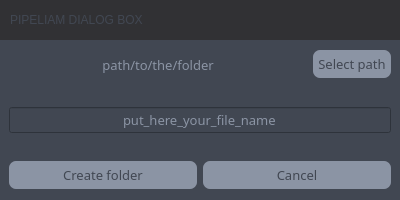
<?xml version="1.0" encoding="UTF-8"?>
<ui version="4.0">
 <class>Dialog</class>
 <widget class="QDialog" name="Dialog">
  <property name="geometry">
   <rect>
    <x>0</x>
    <y>0</y>
    <width>400</width>
    <height>200</height>
   </rect>
  </property>
  <property name="minimumSize">
   <size>
    <width>400</width>
    <height>200</height>
   </size>
  </property>
  <property name="maximumSize">
   <size>
    <width>800</width>
    <height>200</height>
   </size>
  </property>
  <property name="windowTitle">
   <string>Dialog</string>
  </property>
  <layout class="QVBoxLayout" name="verticalLayout">
   <property name="spacing">
    <number>0</number>
   </property>
   <property name="leftMargin">
    <number>0</number>
   </property>
   <property name="topMargin">
    <number>0</number>
   </property>
   <property name="rightMargin">
    <number>0</number>
   </property>
   <property name="bottomMargin">
    <number>0</number>
   </property>
   <item>
    <widget class="QFrame" name="frame_top">
     <property name="maximumSize">
      <size>
       <width>16777215</width>
       <height>40</height>
      </size>
     </property>
     <property name="styleSheet">
      <string notr="true">background-color: #313134;</string>
     </property>
     <property name="frameShape">
      <enum>QFrame::NoFrame</enum>
     </property>
     <property name="frameShadow">
      <enum>QFrame::Raised</enum>
     </property>
     <layout class="QHBoxLayout" name="horizontalLayout">
      <property name="spacing">
       <number>6</number>
      </property>
      <property name="leftMargin">
       <number>0</number>
      </property>
      <property name="topMargin">
       <number>0</number>
      </property>
      <property name="rightMargin">
       <number>0</number>
      </property>
      <property name="bottomMargin">
       <number>0</number>
      </property>
      <item>
       <widget class="QFrame" name="frame_text_2">
        <property name="frameShape">
         <enum>QFrame::NoFrame</enum>
        </property>
        <property name="frameShadow">
         <enum>QFrame::Raised</enum>
        </property>
        <layout class="QHBoxLayout" name="horizontalLayout_6">
         <property name="leftMargin">
          <number>10</number>
         </property>
         <property name="topMargin">
          <number>0</number>
         </property>
         <property name="rightMargin">
          <number>0</number>
         </property>
         <property name="bottomMargin">
          <number>0</number>
         </property>
         <item>
          <widget class="QLabel" name="lab_name_2">
           <property name="styleSheet">
            <string notr="true">font: 63 20pt &quot;Quicksand SemiBold&quot;;
color : #414752</string>
           </property>
           <property name="frameShadow">
            <enum>QFrame::Raised</enum>
           </property>
           <property name="text">
            <string>PIPELIAM DIALOG BOX</string>
           </property>
           <property name="textFormat">
            <enum>Qt::AutoText</enum>
           </property>
           <property name="alignment">
            <set>Qt::AlignLeading|Qt::AlignLeft|Qt::AlignVCenter</set>
           </property>
           <property name="margin">
            <number>0</number>
           </property>
          </widget>
         </item>
        </layout>
       </widget>
      </item>
     </layout>
    </widget>
   </item>
   <item>
    <widget class="QFrame" name="frame_main">
     <property name="styleSheet">
      <string notr="true">background-color: #414752;</string>
     </property>
     <property name="frameShape">
      <enum>QFrame::NoFrame</enum>
     </property>
     <property name="frameShadow">
      <enum>QFrame::Raised</enum>
     </property>
     <layout class="QVBoxLayout" name="verticalLayout_2">
      <property name="leftMargin">
       <number>0</number>
      </property>
      <property name="topMargin">
       <number>0</number>
      </property>
      <property name="rightMargin">
       <number>0</number>
      </property>
      <property name="bottomMargin">
       <number>0</number>
      </property>
      <item>
       <widget class="QFrame" name="frame_active">
        <property name="frameShape">
         <enum>QFrame::NoFrame</enum>
        </property>
        <property name="frameShadow">
         <enum>QFrame::Raised</enum>
        </property>
        <layout class="QVBoxLayout" name="verticalLayout_3">
         <property name="leftMargin">
          <number>0</number>
         </property>
         <property name="topMargin">
          <number>0</number>
         </property>
         <property name="rightMargin">
          <number>0</number>
         </property>
         <property name="bottomMargin">
          <number>0</number>
         </property>
         <item>
          <widget class="QFrame" name="frame_path">
           <property name="styleSheet">
            <string notr="true"/>
           </property>
           <property name="frameShape">
            <enum>QFrame::NoFrame</enum>
           </property>
           <property name="frameShadow">
            <enum>QFrame::Raised</enum>
           </property>
           <layout class="QHBoxLayout" name="horizontalLayout_2">
            <item>
             <widget class="QLabel" name="lab_path">
              <property name="sizePolicy">
               <sizepolicy hsizetype="Expanding" vsizetype="Preferred">
                <horstretch>0</horstretch>
                <verstretch>0</verstretch>
               </sizepolicy>
              </property>
              <property name="font">
               <font>
                <family>Quicksand</family>
                <pointsize>10</pointsize>
               </font>
              </property>
              <property name="styleSheet">
               <string notr="true">color:#8B94A4;</string>
              </property>
              <property name="text">
               <string>path/to/the/folder</string>
              </property>
              <property name="alignment">
               <set>Qt::AlignCenter</set>
              </property>
             </widget>
            </item>
            <item>
             <widget class="QPushButton" name="btn_select_path">
              <property name="font">
               <font>
                <family>Quicksand</family>
                <pointsize>10</pointsize>
               </font>
              </property>
              <property name="styleSheet">
               <string notr="true">QPushButton{
	background-color:#8B94A4;
	color:#414752;
	border-radius:7px;
	padding: 5px;
}
QPushButton:hover{
	color:#FFF;
}

QPushButton:pressed{
	color:#FFF;
	background-color:#000000;
}</string>
              </property>
              <property name="text">
               <string>Select path</string>
              </property>
             </widget>
            </item>
           </layout>
          </widget>
         </item>
         <item>
          <widget class="QFrame" name="frame_name">
           <property name="frameShape">
            <enum>QFrame::NoFrame</enum>
           </property>
           <property name="frameShadow">
            <enum>QFrame::Raised</enum>
           </property>
           <layout class="QHBoxLayout" name="horizontalLayout_3">
            <item>
             <widget class="QLineEdit" name="lineEdit_file_name">
              <property name="font">
               <font>
                <family>Quicksand</family>
                <pointsize>10</pointsize>
               </font>
              </property>
              <property name="styleSheet">
               <string notr="true">color:#8B94A4;</string>
              </property>
              <property name="text">
               <string>put_here_your_file_name</string>
              </property>
              <property name="alignment">
               <set>Qt::AlignCenter</set>
              </property>
             </widget>
            </item>
           </layout>
          </widget>
         </item>
         <item>
          <widget class="QFrame" name="frame_btn">
           <property name="frameShape">
            <enum>QFrame::NoFrame</enum>
           </property>
           <property name="frameShadow">
            <enum>QFrame::Raised</enum>
           </property>
           <layout class="QHBoxLayout" name="horizontalLayout_4">
            <item>
             <widget class="QPushButton" name="btn_create">
              <property name="font">
               <font>
                <family>Quicksand</family>
                <pointsize>10</pointsize>
               </font>
              </property>
              <property name="styleSheet">
               <string notr="true">QPushButton{
	background-color:#8B94A4;
	color:#414752;
	border-radius:7px;
	padding: 5px;
}
QPushButton:hover{
	color:#FFF;
}

QPushButton:pressed{
	color:#FFF;
	background-color:#000000;
}</string>
              </property>
              <property name="text">
               <string>Create folder</string>
              </property>
             </widget>
            </item>
            <item>
             <widget class="QPushButton" name="btn_close">
              <property name="font">
               <font>
                <family>Quicksand</family>
                <pointsize>10</pointsize>
               </font>
              </property>
              <property name="styleSheet">
               <string notr="true">QPushButton{
	background-color:#8B94A4;
	color:#414752;
	border-radius:7px;
	padding: 5px;
}
QPushButton:hover{
	color:#FFF;
}

QPushButton:pressed{
	color:#FFF;
	background-color:#000000;
}</string>
              </property>
              <property name="text">
               <string>Cancel</string>
              </property>
             </widget>
            </item>
           </layout>
          </widget>
         </item>
        </layout>
       </widget>
      </item>
     </layout>
    </widget>
   </item>
  </layout>
 </widget>
 <resources/>
 <connections/>
</ui>
